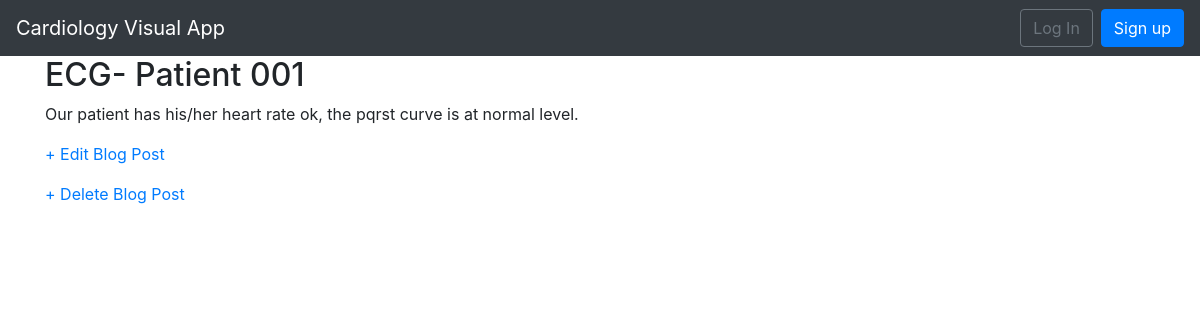
/post/1/, run on an earlier commit of the app's database.
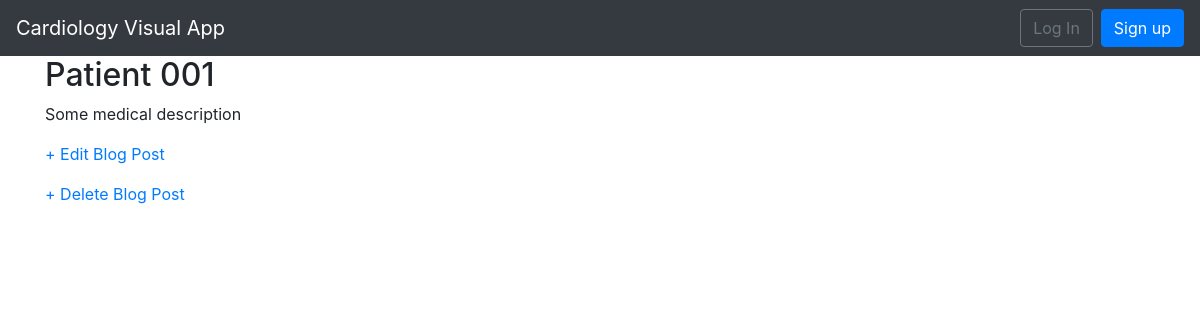
And on a later commit of the database.
### blog/models.py (models this page shows, shortened)
class Post(models.Model):
    title = models.CharField(max_length=200)
    author = models.ForeignKey(
        'auth.User',
        on_delete=models.CASCADE,
    )
    body = models.TextField()

### blog/views.py (the view)
# urls.py: path('post/<int:pk>/', BlogDetailView.as_view(), name='post_detail'),
class BlogDetailView(DetailView):
    model = Post
    template_name = 'post_detail.html'

### templates/post_detail.html
{% extends 'base.html' %}
{% block content %}
    <div class="post-entry">
        <h2>{{ object.title }}</h2>
        <p>{{ object.body }}</p>
    </div>
    <p><a href="{% url 'post_edit' post.pk %}">+ Edit Blog Post</a></p>
    <p><a href="{% url 'post_delete' post.pk %}">+ Delete Blog Post</a></p>
{% endblock content %}

What changed in the data, as far as the page shows it:
changed Post: title "ECG- Patient 001" → "Patient 001"; body "Our patient has his/her heart rate ok, the pqrst curve is at normal level." → "Some medical description"
